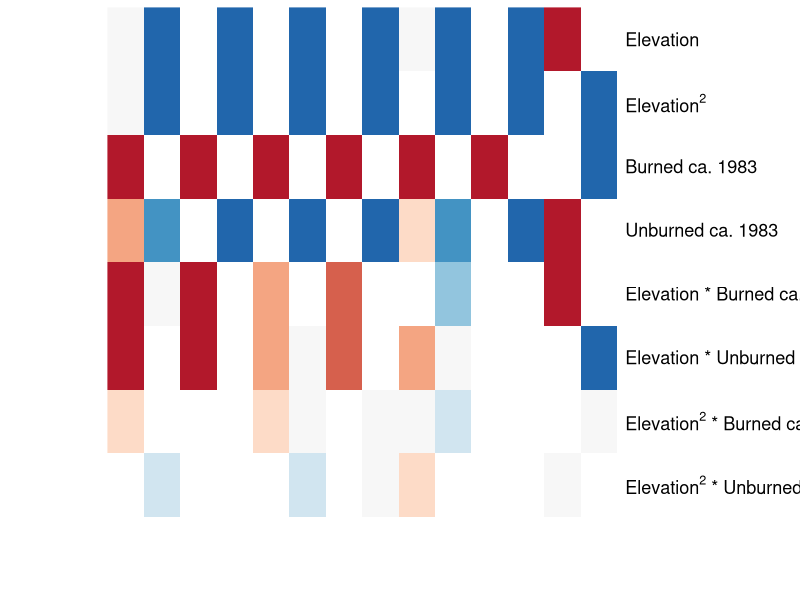

The R source for this figure:
# Created: Apr. 15, 2020
# Updated: Apr. 15, 2021

# This script will be used to create a heatmap of the model-averaged coefficients

# IMPORTANT NOTE: unless otherwise indicated, always use Understory_All.csv for these analyses as it is the ONLY file with up-to-date corrections.

# Packages needed:

library(tidyr)
library(RColorBrewer)

# Loading and tidying average coefficient data

coeff.ALLDAT <- read.csv("data/3b_new_coefficients.csv", header = TRUE)
coeff.fire <- coeff.ALLDAT[coeff.ALLDAT$Fire.Included == "Yes" & coeff.ALLDAT$Type == "Avg",
                               c(1:12, 16:21)]
coeff.nofire <- coeff.ALLDAT[coeff.ALLDAT$Fire.Included == "No" & coeff.ALLDAT$Type == "Avg",
                               c(1:12, 13:15)]
#TODO - should we code NA values as 0? Remember that some species will actually be NA
coeff.avg.fire <- aggregate(coeff.fire[c("Intercept", 
                                             "Elevation.m", 
                                             "Elevation.m2", 
                                             "Resurvey.Burned.fi", 
                                             "Resurvey.Unburned.fi", 
                                             "Elevation.m.Res.Burn.fi", 
                                             "Elevation.m.Res.Unburn.fi",
                                             "Elevation.m2.Res.Burn.fi",
                                             "Elevation.m2.Res.Unburn.fi")], 
                            by = c(coeff.fire["Species"]), mean, na.rm = TRUE)

coeff.avg.nofire <- aggregate(coeff.nofire[c("Intercept", 
                                         "Elevation.m", 
                                         "Elevation.m2", 
                                         "Data.Type.nofi", 
                                         "Data.Type.Elevation.m.nofi", 
                                         "Data.Type.Elevation.m2.nofi")], 
                            by = c(coeff.nofire["Species"]), mean, na.rm = TRUE)

mat <- as.matrix(t(subset(coeff.avg.fire, select = -Species)))
colnames(mat) <- coeff.avg.fire$Species
rownames(mat) <- c("Intercept", "Elevation", "Elevation^2", "Burn After 1983", "Unburned After 1983", "Elevation * Burned", "Elevation * Unburned", "Elevation^2 * Burned", "Elevation^2 * Unburned")

# Loading and tidying vote count data

perc.fire <- read.csv("data/4_pres_coefficients_percent_fire.csv", header = TRUE)
perc.nofire <- read.csv("data/4_pres_coefficients_percent_NOfire.csv", header = TRUE)

mat.percfire.large <- t(subset(perc.fire, select = -c(Species, Fire.Included, Total.Sets, Effect)))
colnames(mat.percfire.large) <- paste(perc.fire$Species, perc.fire$Effect)
mat.percfire.sm <- mat.percfire.large[, !grepl(0, colnames(mat.percfire.large))]
mat.percfire.sm[, grepl("-", colnames(mat.percfire.sm))] <- mat.percfire.sm[, grepl("-", colnames(mat.percfire.sm))] * -1
mat.percfire.PLOT <- mat.percfire.sm[nrow(mat.percfire.sm):1,]

# Fire visualization - try better heatmaps

col.pallette <- rev(brewer.pal(9, "RdBu"))
y.vector <- c(expression("Elevation" ^ 2 * " * Unburned ca. 1983"), 
              expression("Elevation" ^ 2 * " * Burned ca. 1983"), 
              "Elevation * Unburned ca. 1983",
              "Elevation * Burned ca. 1983",
              "Unburned ca. 1983",
              "Burned ca. 1983",
              expression("Elevation" ^ 2), 
              "Elevation")
x.vector <- c("ACMI", "ARUV", "CARU", "CEVE", "EPAN", "PAMY", "VAME")

heatmap(mat.percfire.PLOT, 
        Rowv = NA, Colv = NA, scale = "none", col = col.pallette,
        labRow = y.vector, labCol = "")
legend(x = 0, y = 2, legend = c("+ 100%", "", "+ 50%", "", "0%", "", "- 50%", "", "- 100%"), 
       fill = colorRampPalette(brewer.pal(9, "RdBu"))(9), 
       border = "white", bty = "n", pt.cex = 3, y.intersp= 0.5)


pos2 <- structure(list(x = c(0.17, 0.635), 
                       y = c(-1.4, -1.4)),
                  .Names = c("x", "y"))
text(x = seq(pos2$x[1], pos2$x[2], len=7), y=rep(pos2$y[1], 7),
     xpd=TRUE, adj = 0,
     labels = x.vector, cex = 1.2)
